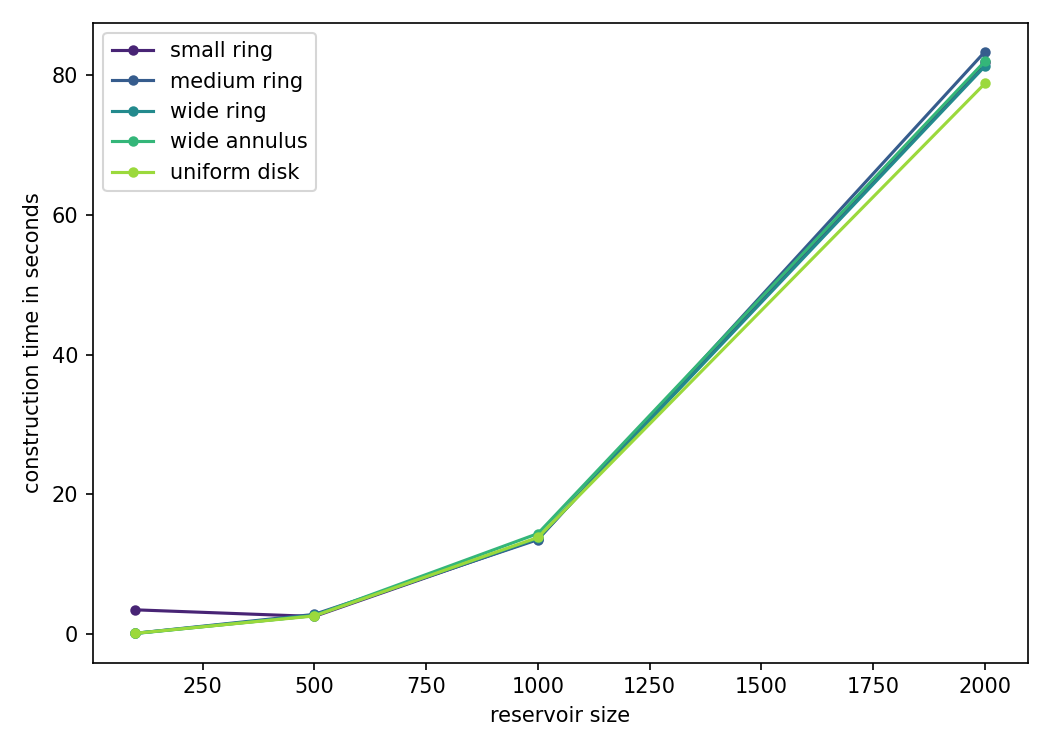

Here is the Python script that generated this plot:
import sys
import os
sys.path.insert(0, os.path.join(os.path.dirname(__file__), "../.."))

import json
import time
import numpy as np
import matplotlib.pyplot as plt
from generate import generate_isospectral_sparse_matrix
from distribution import sample_eigenvalues_ginibre

HERE = os.path.dirname(__file__)
SPARSITY = 0.95
ITERATIONS = 50
SEED = 0
SIZES = [100, 500, 1000, 2000]

CONFIGS = {
    "small_ring": {"r_min": 0.25, "r_max": 0.30, "alpha": 1.0},
    "medium_ring": {"r_min": 0.55, "r_max": 0.60, "alpha": 1.0},
    "wide_ring": {"r_min": 0.85, "r_max": 0.90, "alpha": 1.0},
    "wide_annulus": {"r_min": 0.30, "r_max": 0.90, "alpha": 1.0},
    "uniform_disk": {"r_min": 0.00, "r_max": 0.90, "alpha": 1.0},
}

DPI = 150
WIDE = (7, 5)
POINT_SIZE = 8
SERIES_COLORS = plt.cm.viridis(np.linspace(0.1, 0.85, len(CONFIGS)))


def label(name):
    return name.replace("_", " ")


def construction_time(cfg, size):
    def eigenvalue_fn(n):
        return sample_eigenvalues_ginibre(size=n, **cfg)

    t0 = time.time()
    generate_isospectral_sparse_matrix(
        eigenvalue_fn, size, SPARSITY, iterations=ITERATIONS, threshold=0.0, seed=SEED
    )
    return time.time() - t0


times = {}
for name, cfg in CONFIGS.items():
    times[name] = {}
    for size in SIZES:
        elapsed = construction_time(cfg, size)
        times[name][size] = elapsed
        print(f"{name} N={size}: {elapsed:.2f}s", flush=True)

config = {
    "method": "generate_isospectral_sparse_matrix + sample_eigenvalues_ginibre",
    "sparsity": SPARSITY,
    "iterations": ITERATIONS,
    "seed": SEED,
    "sizes": SIZES,
}

with open(os.path.join(HERE, "construction_times.json"), "w") as f:
    json.dump({"config": config, "times": times}, f, indent=2)

with open(os.path.join(HERE, "construction_times.txt"), "w") as f:
    f.write(f"sparsity={SPARSITY}, iterations={ITERATIONS}, seed={SEED}\n")
    f.write("\n=== Construction time in seconds ===\n\n")
    header = "config".ljust(14) + "".join(f"N={s}".rjust(12) for s in SIZES)
    f.write(header + "\n")
    for name in CONFIGS:
        row = label(name).ljust(14) + "".join(f"{times[name][s]:.2f}".rjust(12) for s in SIZES)
        f.write(row + "\n")

fig, ax = plt.subplots(figsize=WIDE)
for (name, color) in zip(CONFIGS, SERIES_COLORS):
    ax.plot(SIZES, [times[name][s] for s in SIZES], color=color, marker="o",
            markersize=POINT_SIZE / 2, label=label(name))
ax.set_xlabel("reservoir size")
ax.set_ylabel("construction time in seconds")
ax.legend()
fig.tight_layout()
fig.savefig(os.path.join(HERE, "construction_times.png"), dpi=DPI)
plt.close(fig)

print("Done", flush=True)
